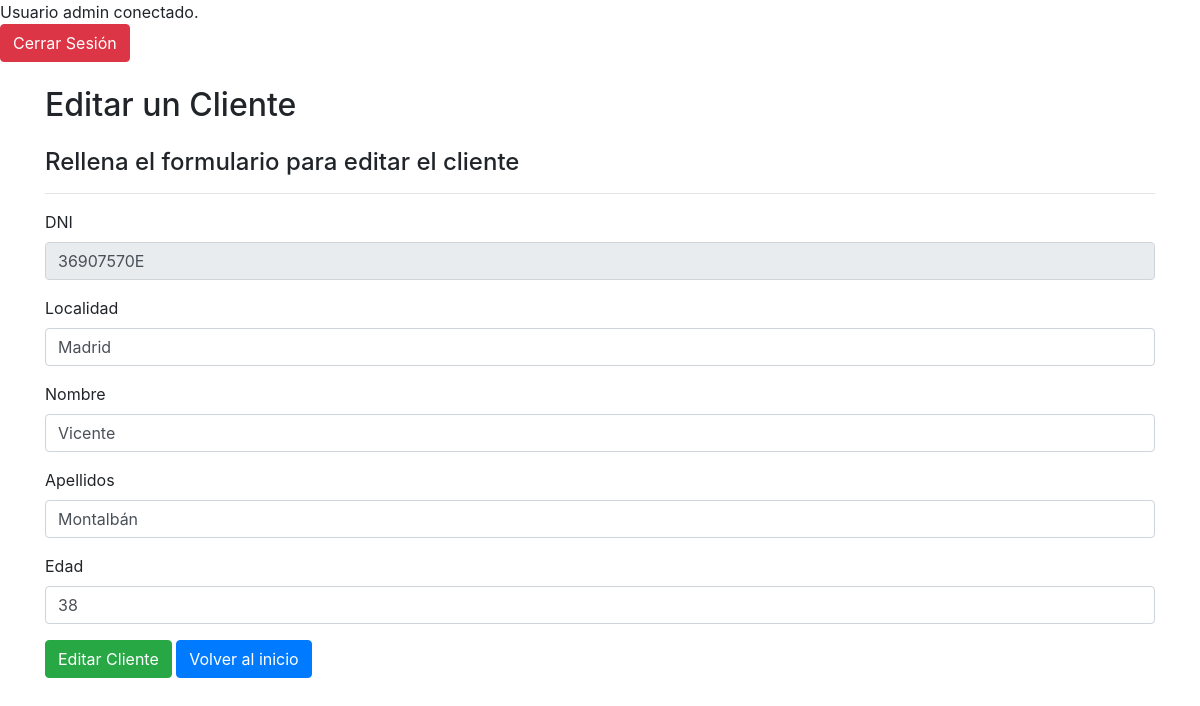
Page /editar_cliente.php?dni_cliente=36907570E (signed in) on the committed database.
### tables this page shows
CREATE TABLE IF NOT EXISTS `clientes` (
  `dni_cliente` varchar(9) NOT NULL,
  `localidad` varchar(256) NOT NULL,
  `nombre` varchar(256) NOT NULL,
  `apellidos` varchar(256) NOT NULL,
  `edad` int(3) NOT NULL,
  PRIMARY KEY (`dni_cliente`),
  UNIQUE KEY `dni_cliente` (`dni_cliente`)
);

### editar_cliente.php (the view, shortened to what this page needs)
<?php
include "cabecera.php";
$query = $conexion->prepare("SELECT * FROM clientes WHERE dni_cliente = ? limit 1");
$query->bind_param('s', $_GET['dni_cliente']);
$query->execute();
$result = $query->get_result();
$marca = $result->fetch_all(MYSQLI_ASSOC);
?>
<div class="container">
    <div class="row">
        <div class="col-md-12">
            <h2 class="mt-4">Editar un Cliente</h2>
            <h4 class="mt-4">Rellena el formulario para editar el cliente</h4>
            <hr>
            <form action="editar.php" method="post">
                <div class="form-group">
                    <label for="nombre">DNI</label>
                    <input type="text" name="dni_cliente" id="dni_cliente" value="<?= $marca[0]['dni_cliente'] ?>" class="form-control" required readonly>
                </div>
                <div class="form-group">
                    <label for="apellido">Localidad</label>
                    <input type="text" name="localidad_cliente" id="localidad_cliente" value="<?= $marca[0]['localidad'] ?>" class="form-control" required>
                </div>
                <div class="form-group">
                    <label for="apellido">Nombre</label>
                    <input type="text" name="nombre_cliente" id="nombre_cliente" value="<?= $marca[0]['nombre'] ?>" class="form-control" required>
                </div>
                <div class="form-group">
                    <label for="apellido">Apellidos</label>
                    <input type="text" name="apellidos_cliente" id="apellidos_cliente" value="<?= $marca[0]['apellidos'] ?>" class="form-control" required>
                </div>
                <div class="form-group">
                    <label for="apellido">Edad</label>
                    <input type="text" name="edad_cliente" id="edad_cliente" value="<?= $marca[0]['edad'] ?>" class="form-control" required>
                </div>
                <div class="form-group">
                    <input type="submit" name="submit" class="btn btn-success" value="Editar Cliente">
                    <a class="btn btn-primary" href="index.php">Volver al inicio</a>
                </div>
            </form>
        </div>
    </div>
</div>

### rows in the picture
clientes: dni_cliente "36907570E", localidad_cliente "Madrid", nombre_cliente "Vicente", apellidos_cliente "Montalbán", edad_cliente "38"

### other values in the picture
$_SESSION["usuario"] "admin"
